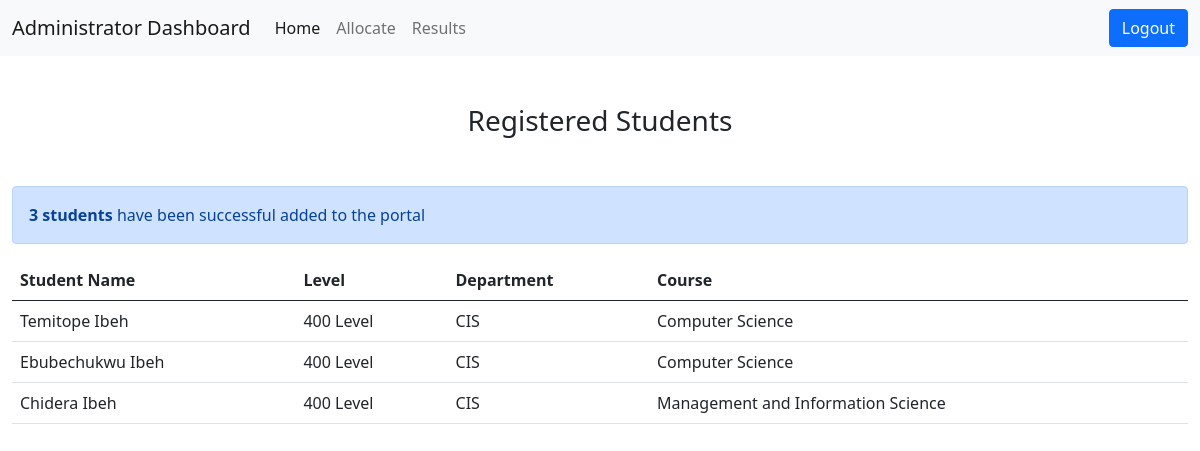
/dashboard/admin/students (signed in), run on an earlier commit of the app's database.
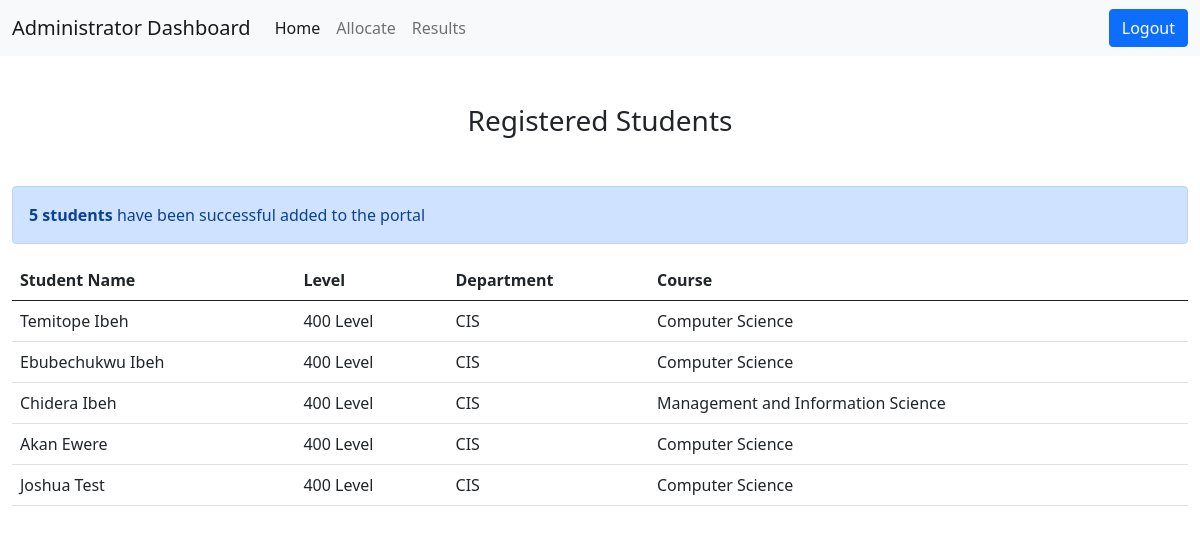
And on a later commit of the database.
### accounts/models.py (models this page shows, shortened)
class Students(models.Model):
    LEVEL = (
        ('400 Level', '400 Level'),
        ('500 Level', '500 Level'),
    )
    DEPARTMENT = (
        ('CIS', 'Computer and Information Science'),
    )
    COURSE = (
        ('Computer Science', 'Computer Science'),
        ('Management and Information Science', 'Management and Information Science'),
    )
    student = models.OneToOneField(User, on_delete=models.CASCADE, null=False)
    level = models.CharField(max_length=200, choices=LEVEL)
    department = models.CharField(max_length=200, choices=DEPARTMENT)
    course = models.CharField(max_length=200, choices=COURSE)
    class Meta:
        verbose_name_plural = 'Students'

### accounts/views.py (the view)
# urls.py: path('dashboard/admin/students', views.total_students, name='total_students'),
@login_required
def total_students(request):
    mystudents = Students.objects.all()
    mystudents_count = mystudents.count()
    context ={
        'mystudents' : mystudents,
        'mystudents_count' : mystudents_count
    }
    return render(request, 'accounts/admin/total_students.html', context)

### accounts/models.py (called while the page is built)
def get_full_name(self):
    return str(self.first_name) + " " + str(self.last_name)

### accounts/templates/accounts/admin/total_students.html (shortened to what this page needs)
{% extends "accounts/admin/base_admin.html" %}
{% load static %}
{% block content %}
<div class="text-center mt-5 mb-5">
    <h3>Registered Students</h3>
</div>
<div class="alert alert-primary mt-3 role="alert">
    <strong>{{ mystudents_count }}{% if mystudents_count == 0 %} student {% else %} students {% endif %}</strong> have been successful added to the portal
</div>
<table class="table table-hover">
    <thead>
      <tr>
        <th scope="col">Student Name</th>
        <th scope="col">Level</th>
        <th scope="col">Department</th>
        <th scope="col">Course</th>
      </tr>
    </thead>
    <tbody>
        {% for student  in mystudents %}
        <tr>
            <td>{{ student.student }}</td>
            <td>{{ student.level }}</td>
            <td>{{ student.department }}</td>
            <td>{{ student.course }}</td>
          </tr>
        {% endfor %}
    </tbody>
  </table>
{% endblock %}

What changed in the data, as far as the page shows it:
added Students: student "Akan Ewere", level "400 Level", department "CIS", course "Computer Science"
added Students: student "Joshua Test", level "400 Level", department "CIS", course "Computer Science"
Also different on the page:
{{ mystudents_count }}: "3" → "5"
